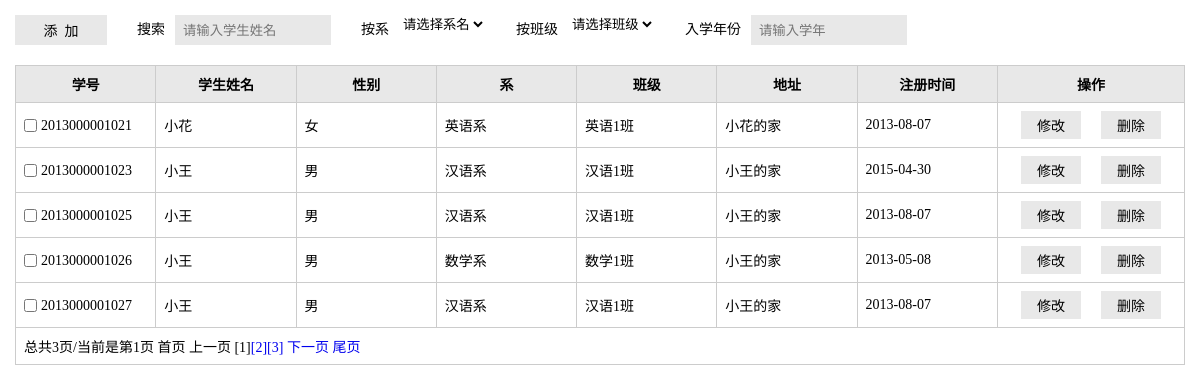
Screenshot of /admin/listStudent.php with the database file from the repository.
### tables this page shows
CREATE TABLE IF NOT EXISTS `stu_list` (
  `id` smallint(5) unsigned NOT NULL AUTO_INCREMENT,
  `sName` varchar(255) NOT NULL,
  `sId` int(10) NOT NULL,
  `cId` int(10) unsigned NOT NULL,
  `sSex` char(4) NOT NULL,
  `sNumber` char(13) NOT NULL,
  `sAddress` char(150) NOT NULL,
  `sRegTime` int(11) NOT NULL,
  `addTime` int(11) NOT NULL,
  PRIMARY KEY (`id`)
);

CREATE TABLE IF NOT EXISTS `stu_school` (
  `id` int(10) unsigned NOT NULL,
  `sName` varchar(30) NOT NULL,
  PRIMARY KEY (`id`)
);

CREATE TABLE IF NOT EXISTS `stu_class` (
  `id` int(10) unsigned NOT NULL AUTO_INCREMENT,
  `sId` int(10) unsigned NOT NULL,
  `cName` varchar(30) NOT NULL,
  PRIMARY KEY (`id`)
);

### lib/mysql.func.php (called while the page is built, shortened)
<?php
class DbOperat
{
    private $db_host = "localhost";
    private $db_user = "root";
    private $db_pwd = "liwei";
    private $db_name = "stuSystem";
    private $db_charset = "utf8";
    private $link = null;
    function connect()
    {
        $this->link = new mysqli();
        $this->link->connect($this->db_host, $this->db_user, $this->db_pwd, $this->db_name);
        $this->link->set_charset($this->db_charset);
    }
    function fetchOne($sql, $result_type = MYSQLI_ASSOC)
    {
        $result = $this->link->query($sql);
        $row = mysqli_fetch_array($result, $result_type);
        return $row;
    }
    function fetchAll($sql, $result_type = MYSQLI_ASSOC)
    {
        $result = $this->link->query($sql);
        while (@$row = mysqli_fetch_array($result, $result_type)) {
            $rows[] = $row;
        }
        return $rows;
    }
    function getResultNum($sql)
    {
        $result = $this->link->query($sql);
        return mysqli_num_rows($result);
    }
}

### core/admin.inc.php (called while the page is built, shortened)
<?php
function listSchool() {
    $mysqli = new DbOperat();
    $sql = "select id,sName from stu_school ";
    $rows = $mysqli->fetchAll($sql);
    return $rows;
}
function listClass($sId = null, $cId = null) {
    $mysqli = new DbOperat();
    if (empty($sId) && empty($cId)) {
        $sql = "select id,sId,cName from stu_Class ";
        $rows = $mysqli->fetchAll($sql);
    } else {
        $sql = "select * from stu_Class where sId={$sId} AND id={$cId}";
        $rows = $mysqli->fetchOne($sql);
    }
    return $rows;
}
function getStuByPage($page,$pageSize=2, $sql, $where = null){
    $mysqli = new DbOperat();
    $totalRows=$mysqli->getResultNum($sql);
    $totalPage=ceil($totalRows/$pageSize);
    $offset=($page-1)*$pageSize;
    if (empty($where)) {
        $sql="select * from stu_list limit {$offset},{$pageSize}";
    } else {
        $sql = "select * from stu_list {$where} limit {$offset},{$pageSize}";
    }
    $rows=$mysqli->fetchAll($sql);
    return $rows;
}

### admin/listStudent.php (the view, shortened to what this page needs)
<?php
require_once '../include.php';
if (isset($_REQUEST['keywords']) && $_REQUEST['keywords'] != null) {
    $keywords = $_REQUEST['keywords'];
    if ( preg_match("/^[\x{4e00}-\x{9fa5}]{1,4}/u", $keywords)) {
        $where = $keywords ? "where sName like '%{$keywords}%'" : null;
        $sql = "select * from stu_list {$where}";
    } elseif ( ($keywords >= 0 && $keywords <= 3)) {
        $school = $_REQUEST['f'];
        $where = "where sId={$keywords}";
        $sql = "select * from stu_list {$where}";
    } elseif ( preg_match('/\d{4}/', $keywords)) {
        $strYear = $keywords . '-01-01';
        $endYear = $keywords . '-12-31';
        $where = "where sRegTime>=UNIX_TIMESTAMP('{$strYear}') AND sRegTime<=UNIX_TIMESTAMP('{$endYear}')";
        $sql = "select * from stu_list {$where}";
    }
} elseif($_REQUEST['class']) {
    $keywords = $_REQUEST['class'];
    $where = "where cId={$keywords}";
    $sql = "select * from stu_list {$where}";
} elseif ($_REQUEST['keywords'] == null) {
        $sql = "select * from stu_list";
        $where = null;
} elseif (!(isset($_REQUEST['keywords']))) {
    $sql = "select * from stu_list";
    $where = null;
}
$pageSize=5;
$page=$_REQUEST['page']?(int)$_REQUEST['page']:1;
$rows=getStuByPage($page,$pageSize,$sql,$where);
$school = listSchool();
$class = listClass();
?>
<!doctype html>
<html>
<head>
    <link rel="stylesheet" href="styles/backstage.css">
</head>
<body>
<div class="details">
    <div class="details_operation clearfix">
        <div class="bui_select">
            <input type="button" value="添&nbsp;&nbsp;加" class="add"  onclick="addStu()">
        </div>
        <div class="text">
            <span>搜索</span>
            <input type="text" value="" class="search"  id="search" onkeypress="search()" placeholder="请输入学生姓名">
        </div>
        <div class="text">
            <span>按系</span>
            <select name="school" id="school" onchange="listschool()">
                <option value="">请选择系名</option>
            </select>
        </div>
        <div class="text">
            <span>按班级</span>
            <select name="class" id="class" onchange="listclass()">
                <option value="">请选择班级</option>
            </select>
        </div>
        <div class="text">
            <span>入学年份</span>
            <input type="text" value="" class="search"  id="year" onkeypress="searchyear()" placeholder="请输入学年">
        </div>
    </div>
    <table class="table" cellspacing="0" cellpadding="0">
        <thead>
        <tr>
            <th width="12%">学号</th>
            <th width="12%">学生姓名</th>
            <th width="12%">性别</th>
            <th width="12%">系</th>
            <th width="12%">班级</th>
            <th width="12%">地址</th>
            <th width="12%">注册时间</th>
            <th>操作</th>
        </tr>
        </thead>
        <tbody>
        <?php  foreach($rows as $row):?>
            <tr>
                <td><input type="checkbox" id="c1" class="check" name="id"><label for="c1" class="label"><?php echo $row['sNumber'];?></label></td>
                <td><?php echo $row['sName'];?></td>
                <td><?php echo $row['sSex'];?></td>
                <td>
                    <?php
                        foreach ($school as $sch ):
                            if ($sch['id'] == $row['sId']) echo $sch['sName'];
                        endforeach;
                    ?>
                </td>
                <td>
                    <?php
                        $class = listClass($row['sId'], $row['cId']);
                        echo $class['cName'];
                    ?>
                </td>
                <td><?php echo $row['sAddress'];?></td>
                <td><?php echo date("Y-m-d", $row['sRegTime']);?></td>
                <td align="center"><input type="button" value="修改" class="btn" onclick="editStu(<?php echo $row['id'];?>)"><input type="button" value="删除" class="btn"  onclick="delStu(<?php echo $row['id'];?>)"></td>
            </tr>
        <?php endforeach;?>
        <?php if($totalRows>$pageSize):?>
            <tr>
                <td colspan="8">
                    <?php
                        if ($_REQUEST['class']) {
                            echo showPage($page, $totalPage,"class={$keywords}");
                        } elseif ($_REQUEST['keywords'] || $_REQUEST['keywords'] == null) {
                            echo showPage($page, $totalPage,"keywords={$keywords}");
                        } elseif ($keywords>=0 && $keywords <= 3) {
                            echo showPage($page, $totalPage,"keywords={$keywords}");
                        }
                    ?>
                </td>
            </tr>
        <?php endif;?>
        </tbody>
    </table>
</div>
</body>
</html>

### lib/page.func.php
<?php
function showPage($page,$totalPage,$where=null,$sep="&nbsp;"){
    $where=($where==null)?null:"&".$where;
    $url = $_SERVER ['PHP_SELF'];
    $index = ($page == 1) ? "首页" : "<a href='{$url}?page=1{$where}'>首页</a>";
    $last = ($page == $totalPage) ? "尾页" : "<a href='{$url}?page={$totalPage}{$where}'>尾页</a>";
    $prevPage=($page>=1)?$page-1:1;
    $nextPage=($page>=$totalPage)?$totalPage:$page+1;
    $prev = ($page == 1) ? "上一页" : "<a href='{$url}?page={$prevPage}{$where}'>上一页</a>";
    $next = ($page == $totalPage) ? "下一页" : "<a href='{$url}?page={$nextPage}{$where}'>下一页</a>";
    $str = "总共{$totalPage}页/当前是第{$page}页";
    $p = '';
    for($i = 1; $i <= $totalPage; $i ++) {
        if ($page == $i) {
            $p .= "[{$i}]";
        } else {
            $p .= "<a href='{$url}?page={$i}{$where}'>[{$i}]</a>";
        }
    }
    $pageStr=$str.$sep . $index .$sep. $prev.$sep . $p.$sep . $next.$sep . $last;
    return $pageStr;
}

### admin/styles/backstage.css (style rules this page uses)
* { margin: 0;padding: 0; }
input,select,textarea { outline: none;border: none; background: none; }
a { text-decoration: none; }
.clearfix:after, .clearfix:before { content: ""; display: table; }
.clearfix:after { clear: both; }
.clearfix { zoom:1; }
.details_operation { margin-bottom: 20px; }
.details { padding: 15px; font-family: "微软雅黑"; }
.bui_select { background-color: #E8E8E8; height: 30px; float: left; }
.add { width: 92px; height: 30px; font-family: "微软雅黑"; font-size: 14px; }
.text { float: left; margin-left: 30px; display: inline; }
.text span { line-height: 30px; font-size: 14px; float:left; margin-right: 10px; }
.search { width: 140px; height: 30px; line-height: 30px\9; background-color: #E8E8E8; padding: 0 8px; }
.table { border-collapse: collapse; width: 100%; font-size: 14px; }
.table th { background-color: #E8E8E8; }
.table th, .table td { border: solid 1px #ccc; padding: 8px; }
.label,.check { vertical-align: middle; }
.check { margin-right: 4px; }
.btn { padding: 4px 16px; background-color: #E8E8E8; margin: 0 10px;font-family: "微软雅黑"; font-size: 14px; }

### rows the page displays
stu_list: sNumber "2013000001021", sName "小花", sSex "女", stu_class.cName "英语1班", sAddress "小花的家", sRegTime "2013-08-07"
stu_school: sName "英语系"
stu_list: sNumber "2013000001023", sName "小王", sSex "男", stu_class.cName "汉语1班", sAddress "小王的家", sRegTime "2015-04-30"
stu_school: sName "汉语系"
stu_list: sNumber "2013000001025", sName "小王", sSex "男", stu_class.cName "汉语1班", sAddress "小王的家", sRegTime "2013-08-07"
stu_list: sNumber "2013000001026", sName "小王", sSex "男", stu_class.cName "数学1班", sAddress "小王的家", sRegTime "2013-05-08"
stu_school: sName "数学系"
stu_list: sNumber "2013000001027", sName "小王", sSex "男", stu_class.cName "汉语1班", sAddress "小王的家", sRegTime "2013-08-07"

### other values shown
showPage($page, $totalPage,"keywords={$keywords}") "总共3页/当前是第1页"
